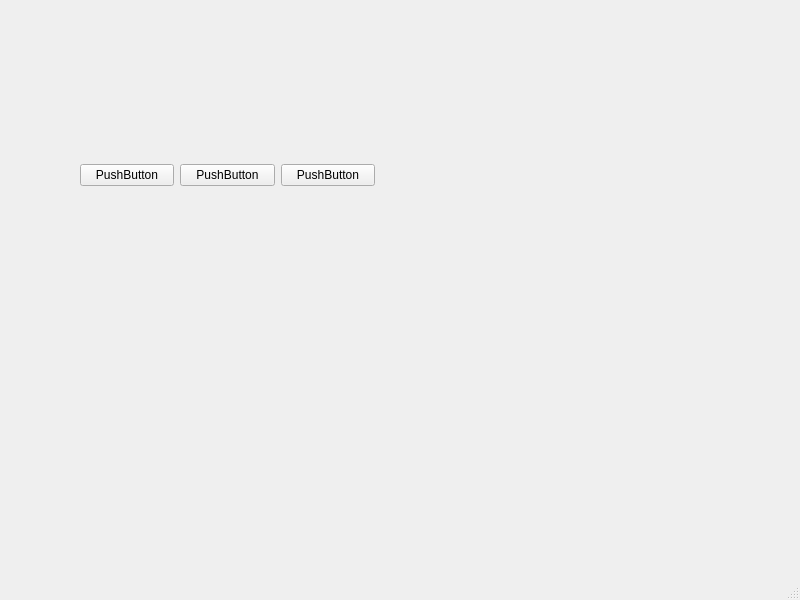
<?xml version="1.0" encoding="UTF-8"?>
<ui version="4.0">
 <class>DatabaseWindow</class>
 <widget class="QMainWindow" name="DatabaseWindow">
  <property name="geometry">
   <rect>
    <x>0</x>
    <y>0</y>
    <width>800</width>
    <height>600</height>
   </rect>
  </property>
  <property name="windowTitle">
   <string>MainWindow</string>
  </property>
  <widget class="QWidget" name="centralwidget">
   <widget class="QWidget" name="">
    <property name="geometry">
     <rect>
      <x>80</x>
      <y>160</y>
      <width>295</width>
      <height>30</height>
     </rect>
    </property>
    <layout class="QHBoxLayout" name="horizontalLayout">
     <item>
      <widget class="QPushButton" name="pushButton">
       <property name="text">
        <string>PushButton</string>
       </property>
      </widget>
     </item>
     <item>
      <widget class="QPushButton" name="pushButton_3">
       <property name="text">
        <string>PushButton</string>
       </property>
      </widget>
     </item>
     <item>
      <widget class="QPushButton" name="pushButton_2">
       <property name="text">
        <string>PushButton</string>
       </property>
      </widget>
     </item>
    </layout>
   </widget>
  </widget>
  <widget class="QMenuBar" name="menubar">
   <property name="geometry">
    <rect>
     <x>0</x>
     <y>0</y>
     <width>800</width>
     <height>26</height>
    </rect>
   </property>
  </widget>
  <widget class="QStatusBar" name="statusbar"/>
 </widget>
 <resources/>
 <connections/>
</ui>
